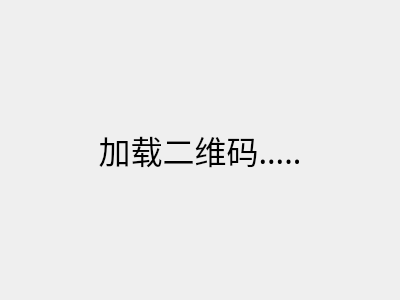
<?xml version="1.0" encoding="UTF-8"?>
<ui version="4.0">
    <class>ui_login</class>
    <widget class="QDialog" name="ui_login">
        <property name="geometry">
            <rect>
                <x>0</x>
                <y>0</y>
                <width>400</width>
                <height>300</height>
            </rect>
        </property>
        <property name="windowTitle">
            <string>Dialog</string>
        </property>
        <widget class="QLabel" name="lbl_qr">
            <property name="geometry">
                <rect>
                    <x>0</x>
                    <y>0</y>
                    <width>400</width>
                    <height>300</height>
                </rect>
            </property>
            <property name="font">
                <font>
                    <family>STHeiti</family>
                    <pointsize>24</pointsize>
                </font>
            </property>
            <property name="text">
                <string>加载二维码.....</string>
            </property>
            <property name="alignment">
                <set>Qt::AlignCenter</set>
            </property>
        </widget>
    </widget>
    <resources/>
    <connections/>
</ui>
